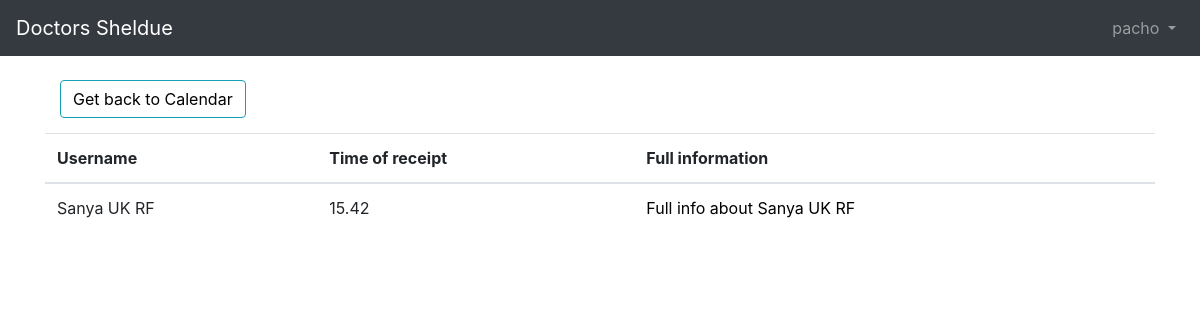
The page /daily/23/9 (signed in) on the database its author committed.
### main/models.py (models this page shows, shortened)
class Event(models.Model):
    patient = models.ForeignKey(Patient, on_delete = models.CASCADE, blank=True, related_name='patient')
    doctor = models.ForeignKey(Doctor, on_delete = models.CASCADE, blank=True, related_name='doctors')
    title = models.CharField(max_length=200)
    description = models.TextField()
    start_time = models.DateTimeField()
    def __str__(self):
        return str(self.id)

class Patient(models.Model):
    user = models.OneToOneField(User, on_delete=models.CASCADE)
    name = models.CharField(max_length=50, help_text="Name of a user")

### main/views.py (the view)
# urls.py: path('daily/<int:day>/<int:month>',views.DailySheldue.as_view(), name ='daily'),
class DailySheldue(LoginRequiredMixin ,generic.ListView):
    model = Event
    template_name = 'daily.html'
    def get_queryset(self):
        day =self.kwargs['day']
        month = self.kwargs['month']
        print(day, month)
        context = daily_view(day, month, self.request.user.id)
        return context

### main/views.py (called while the page is built)
def daily_view(day, month, id =1):
    events_per_day = Event.objects.filter(start_time__day=day, doctor__user_id=id, start_time__month=month)
    print(events_per_day)
    return events_per_day

### templates/daily.html
{% extends "base.html" %}
{% block content %}
    <table class="table table-hover">
     <div class="clearfix">
        <a class="btn btn-info left" href="{% url 'calendar' %}"> Get back to Calendar </a>
    </div>
  <thead>
    <tr>
      <th scope="col">Username</th>
      <th scope="col">Time of receipt</th>
      <th scope="col">Full information</th>
    </tr>
  </thead>
  <tbody>
    {% for events in object_list %}
      <tr>
        <td scope="row">{{ events.patient.name }}</td>
        <td scope="row">{{ events.start_time.hour }}.{{ events.start_time.minute }}</td>
        <td scope="row"><a  href="{% url 'edit' events.id %}"> Full info about {{ events.patient.name }} </a></td>
      </tr>
    {% endfor %}
  </tbody>
</table>
{% endblock %}

### templates/base.html (shortened to what this page needs)
{% load static %}
<!doctype html>
<html lang="en">
<head>
    <link rel="stylesheet" href="https://stackpath.bootstrapcdn.com/bootstrap/4.5.0/css/bootstrap.min.css">
    <link rel="stylesheet" href="https://use.fontawesome.com/releases/v5.0.10/css/all.css">
    <link rel="stylesheet" type="text/css" href="{% static 'styles.css' %}">
<title>{% block title %}Doctors admin App{% endblock title %}</title> </head>
</head>
<body>
  <nav class="navbar navbar-expand-md navbar-dark bg-dark mb-4">
    <a class="navbar-brand" href="{% url 'home' %}">Doctors Sheldue</a>
    <div class="collapse navbar-collapse" id="navbarCollapse">
      {% if user.is_authenticated %}
      <ul class="navbar-nav ml-auto">
        <li class="nav-item">
          <a class="nav-link dropdown-toggle" href="#" id="userMenu" data-toggle="dropdown" aria-haspopup="true" aria-expanded="false">
                {{ user.username }}
              </a>
        </li>
 </ul>
{% else %}
<form class="form-inline ml-auto">
  <a href="{% url 'login' %}" class="btn btn-outline-secondary">Log in</a>
  <a href="{% url 'register-doctor' %}" class="btn btn-primary ml-2">Sign up</a> </form>
{% endif %}
</div>
</nav>
<div class="container">
  {% block content %}
  {% endblock %}
</div>
</body> </html>

### static/styles.css (style rules this page uses)
a { transition: color .2s; }
a:link { color: black; text-decoration: none; }
.left { float : left; }
.btn { outline: none; color: black; background-color: transparent; box-shadow: 0 0 0 0; }
.clearfix { margin: 15px; }

### rows shown on the page
Event: patient.name "Sanya UK RF", start_time.hour "15", start_time.minute "42"

### other values the page prints
{{ user.username }} "pacho"
